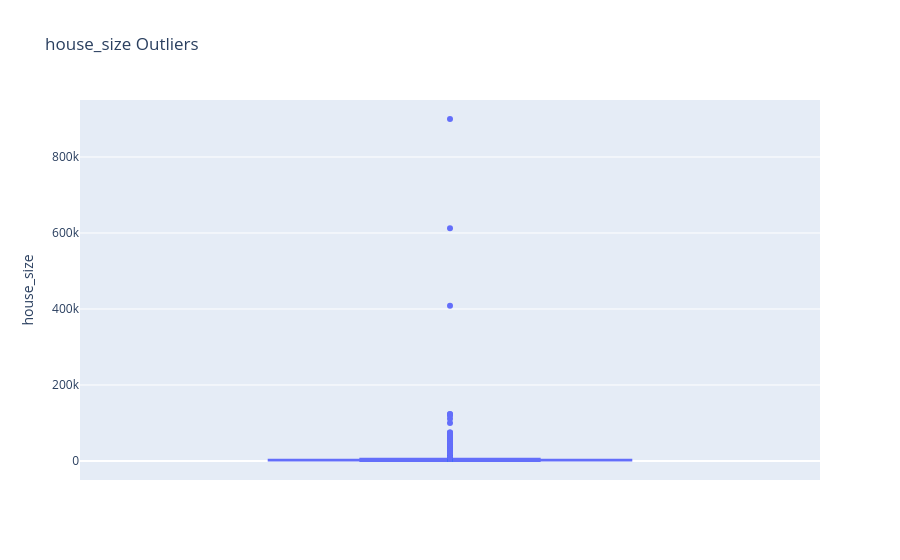

The cell this chart's notebook holds for it:
### Markdown cell above
- The box plot clearly shows the median price 
  at Rs 28.5 Million with the box 
  (25th-75th percentile) between Rs 17M and Rs 47.5M.

### Code cell
fig = px.box(
    houses_df,
    y='house_size',
    title='house_size Outliers'
)

fig.show()

### Figure 1 — Plotly figure (JSON) as saved in the notebook; plotly's stock layout.template omitted (floating-point values rounded to 4 significant figures; data arrays with more than 128 entries replaced by an {"elided": "..."} marker saying what was removed)
{"data": [{"alignmentgroup": "True", "hovertemplate": "house_size=%{y}<extra></extra>", "legendgroup": "", "marker": {"color": "#636efa"}, "name": "", "notched": false, "offsetgroup": "", "orientation": "v", "showlegend": false, "type": "box", "x0": " ", "xaxis": "x", "y": {"elided": "51888 float values"}, "y0": " ", "yaxis": "y"}], "layout": {"boxmode": "group", "legend": {"tracegroupgap": 0}, "title": {"text": "house_size Outliers"}, "xaxis": {"anchor": "y", "domain": [0, 1]}, "yaxis": {"anchor": "x", "domain": [0, 1], "title": {"text": "house_size"}}}}
